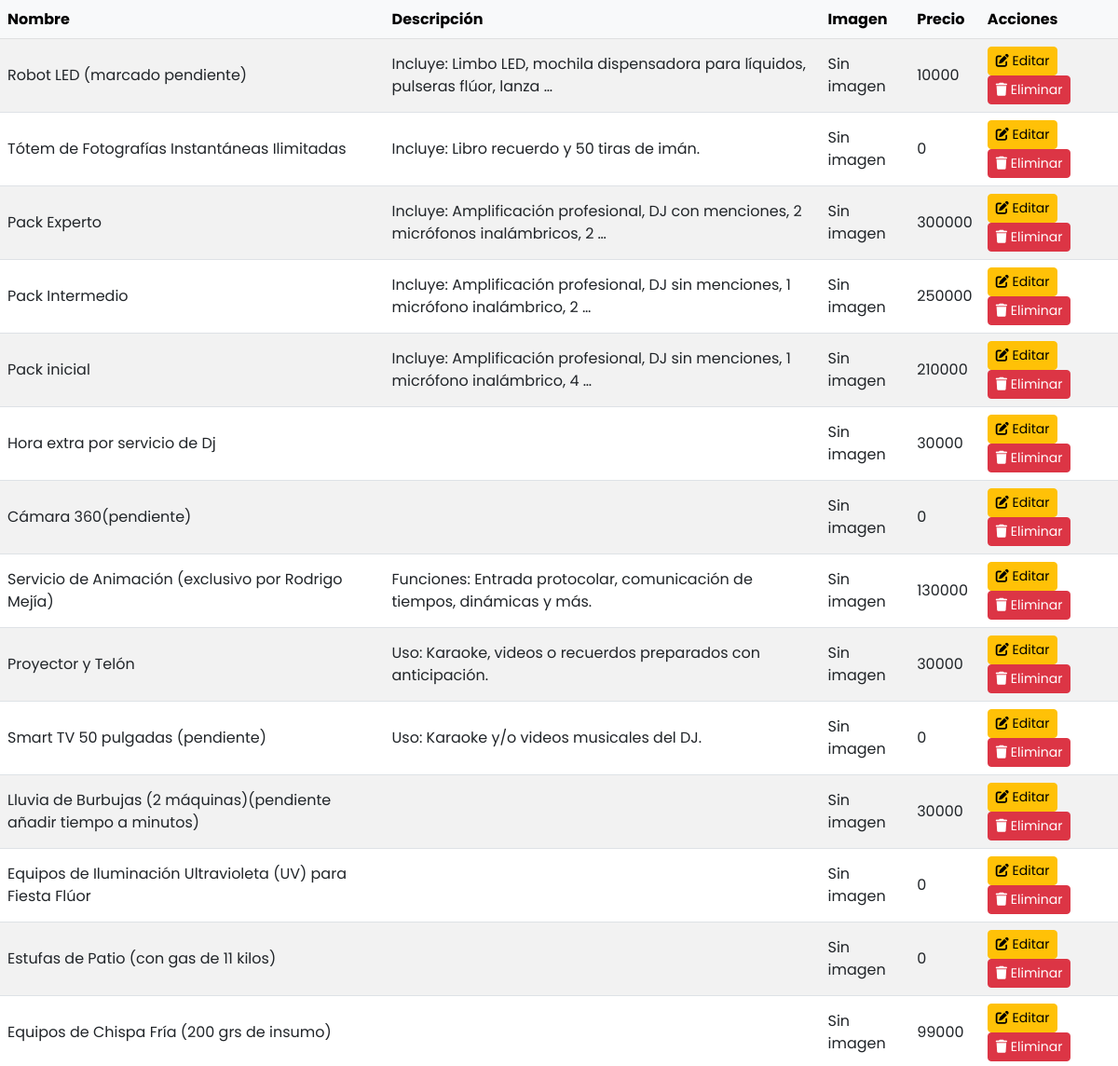
The page /admin-panel/servicios/ (signed in, middle part) on the database as committed earlier.
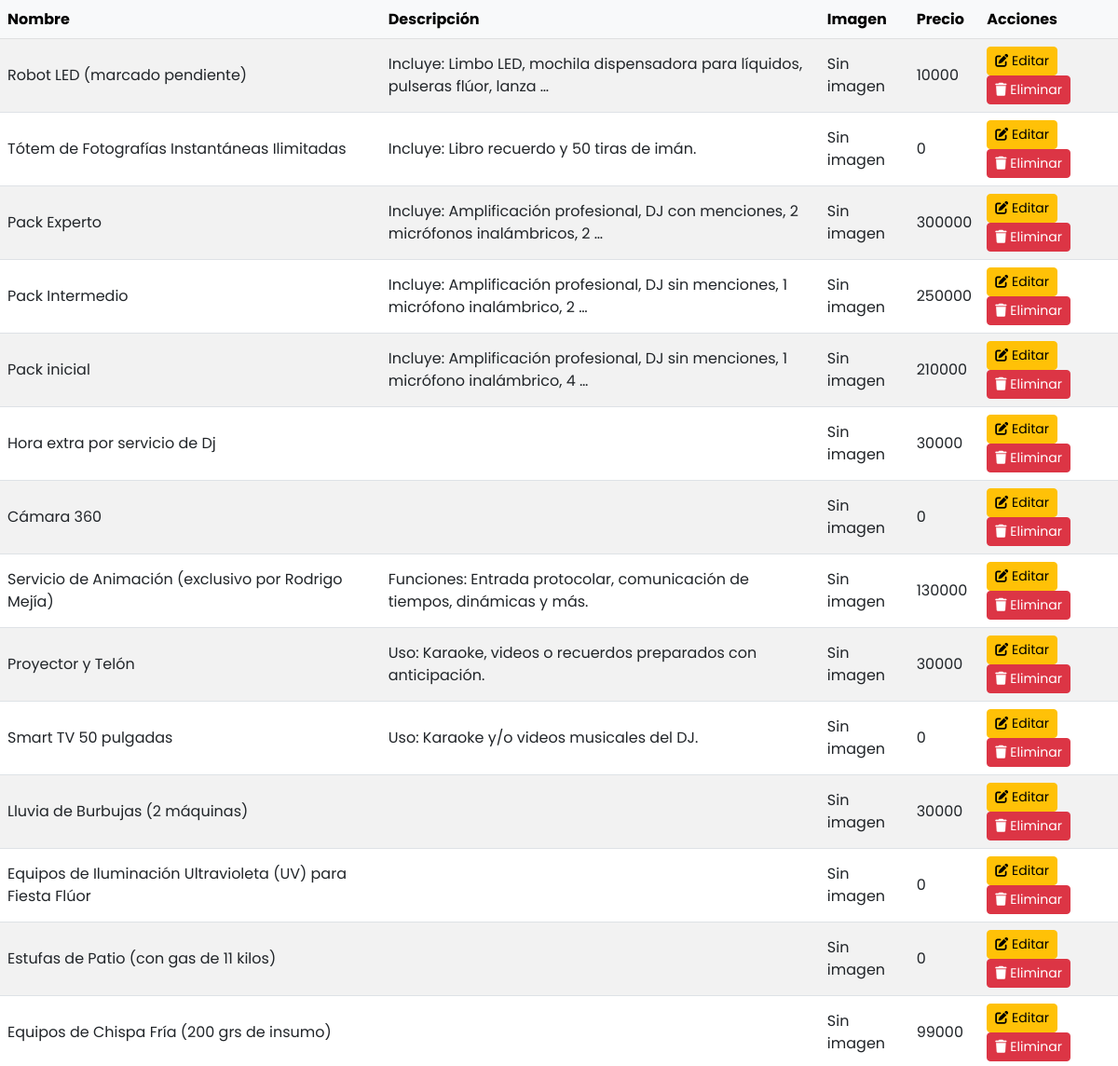
The same page on the database as committed later.
### core/models.py (models this page shows, shortened)
class Servicio(models.Model):
    class Tipo(models.TextChoices):
        PACK = 'PACK', 'Pack Prediseñado'
        INDEPENDIENTE = 'INDEPENDIENTE', 'Producto o Servicio Independiente'
        ADICIONAL_PACK = 'ADICIONAL_PACK', 'Adicional exclusivo para Pack'
    class DurationUnit(models.TextChoices):
        MINUTES = 'MINUTOS', 'Minutos'
        HOURS = 'HORAS', 'Horas'
    nombre = models.CharField(max_length=200)
    descripcion = models.TextField(
    blank=True,
    null=True,
    verbose_name="Descripción (Opcional)"
)
    tipo_servicio = models.CharField(
        max_length=20,
        choices=Tipo.choices,
        default=Tipo.INDEPENDIENTE,
        verbose_name="Tipo de Servicio",
        help_text="Clasifica el ítem como un Pack o un servicio individual."
    )
    precio = models.DecimalField(
        verbose_name="Precio Base",
        max_digits=10,
        decimal_places=0, # Usamos 0 decimales para CLP
        default=0,
        help_text="Precio base del ítem. Si usa precios por niveles, dejar en 0."
    )
    destacado = models.BooleanField(
        default=False,
        verbose_name="Servicio Destacado",
        help_text="Marcar para que aparezca en la sección de destacados."
    )
    has_tiered_pricing = models.BooleanField(
        default=False,
        verbose_name="¿Usa Precios por Niveles?",
        help_text="Marcar si este servicio tiene múltiples precios (ej. por horas)."
    )
    max_guests = models.PositiveIntegerField(
        verbose_name="Máximo de Invitados (para Packs)",
        null=True, blank=True,
        help_text="Solo llenar si este ítem es un Pack."
    )
    duration = models.PositiveIntegerField(
        verbose_name="Duración (valor)",
        null=True, blank=True,
        help_text="El valor numérico de la duración (ej: 30, 2, 5)."
    )
    duration_unit = models.CharField(
        max_length=10,
        choices=DurationUnit.choices,
        default=DurationUnit.HOURS,
        verbose_name="Unidad de Duración",
        null=True, blank=True,
        help_text="La unidad para el valor de duración (Horas o Minutos)."
    )
    permite_cantidad = models.BooleanField(
        default=False,
        verbose_name="¿Permite seleccionar cantidad?",
        help_text="Marcar si este servicio es por unidades (ej: horas extra, sillas adicionales)."
    )
    max_cantidad = models.PositiveIntegerField(
        null=True, blank=True,
        verbose_name="Cantidad Máxima (Opcional)",
        help_text="Si permite cantidad, establece un límite. Déjalo vacío para no tener límite."
    )
    servicios_compatibles = models.ManyToManyField(
        'self',
        blank=True,
        symmetrical=False,
        verbose_name="Servicios Principales Compatibles",
        help_text="Si este es un servicio ADITIVO, selecciona a qué servicios principales se puede añadir."
    )

### core/views.py (the view)
# urls.py: path('admin-panel/servicios/', AdminServicioListView.as_view(), name='admin_servicio_list'),
class AdminServicioListView(UserPassesTestMixin, ListView):
    model = Servicio
    template_name = 'core/admin_panel/servicio_list.html'
    context_object_name = 'servicios'
    def test_func(self):
        return self.request.user.is_staff
    def get_context_data(self, **kwargs):
        context = super().get_context_data(**kwargs)
        print("DEBUG: AdminServicioListView obteniendo context_data.") # DEBUG
        context['servicio_form'] = ServicioForm()
        context['chatbot_qa_list'] = ChatbotQA.objects.all()
        context['chatbot_qa_form'] = ChatbotQAForm()
        context['proyectos'] = Proyecto.objects.order_by('orden')
        context['proyecto_form'] = ProyectoForm()
        context['solicitudes_cotizacion'] = SolicitudCotizacion.objects.order_by('-fecha_solicitud')
        context['mensajes_contacto'] = MensajeContacto.objects.order_by('-fecha_envio')
        try:
            context['configuracion_sitio'] = ConfiguracionSitio.objects.first()
            if context['configuracion_sitio']:
                print(f"DEBUG: Configuración del sitio obtenida: {context['configuracion_sitio'].email_notificaciones_admin}") # DEBUG
        except ConfiguracionSitio.DoesNotExist:
            context['configuracion_sitio'] = None
            print("DEBUG: Configuración del sitio NO encontrada.") # DEBUG
        return context

### core/context_processors.py (called while the page is built)
def chatbot_suggestions_processor(request):
    try:
        suggestions = [qa.keywords.split(',')[0].strip().capitalize() for qa in ChatbotQA.objects.all()[:5]]
    except:
        suggestions = [] # Si hay un error o la BD no está lista, devuelve una lista vacía
    return {'chatbot_sugerencias': suggestions}

### core/templates/core/admin_panel/servicio_list.html (shortened to what this page needs)
{% extends 'core/base.html' %}
{% load static %}
{% block content %}
    <div class="dashboard-container">
        <div class="dashboard-content">
            {% include 'core/admin_panel/partials/_panel_servicios.html' %}
        </div>
    </div>
{% endblock content %}

### core/templates/core/admin_panel/partials/_panel_servicios.html (shortened to what this page needs)
<div id="panel-servicios" class="content-panel hidden">
    <div class="table-responsive">
        <table id="tablaServicios" class="table table-striped table-hover align-middle">
            <thead class="table-light">
                <tr><th>Nombre</th><th>Descripción</th><th>Imagen</th><th>Precio</th><th>Acciones</th></tr>
            </thead>
            <tbody id="listaServiciosBody">
                {% for servicio in servicios %}
                <tr id="servicio-{{ servicio.id }}">
                    <td class="nombre">{{ servicio.nombre }}</td>
                    <td class="descripcion">{{ servicio.descripcion|truncatewords:10 }}</td>
                    <td class="imagen">
                        {% if servicio.imagen %}<img src="{{ servicio.imagen.url }}" alt="{{ servicio.nombre }}" style="width: 100px; height: 70px; object-fit: cover; border-radius: 4px;">{% else %}Sin imagen{% endif %}
                    </td>
                    <td>{{ servicio.precio }}</td>
                    <td class="actions">
                        <button class="btn btn-sm btn-warning btnEditar"
                                data-id="{{ servicio.id }}"
                                data-detail-url-template="{% url 'core:ajax_servicio_detail' servicio_id=0 %}">
                            <i class="fas fa-edit"></i> Editar
                        </button>
                        <button class="btn btn-sm btn-danger btnEliminar"
                                data-id="{{ servicio.id }}"
                                data-delete-url-template="{% url 'core:ajax_servicio_delete' servicio_id=0 %}">
                            <i class="fas fa-trash"></i> Eliminar
                        </button>
                    </td>
                </tr>
                {% empty %}
                    <tr id="noServiciosMensaje"><td colspan="5" class="text-center text-muted py-4">No hay servicios registrados.</td></tr>
                {% endfor %}
            </tbody>
        </table>
    </div>
</div>

Rows that differ between the two databases and show on the page:
changed Servicio: nombre "Cámara 360(pendiente)" → "Cámara 360"
changed Servicio "Uso: Karaoke y/o videos musicales del DJ.": nombre "Smart TV 50 pulgadas (pendiente)" → "Smart TV 50 pulgadas"
changed Servicio: nombre "Lluvia de Burbujas (2 máquinas)(pendiente añadir tiempo a minutos)" → "Lluvia de Burbujas (2 máquinas)"
